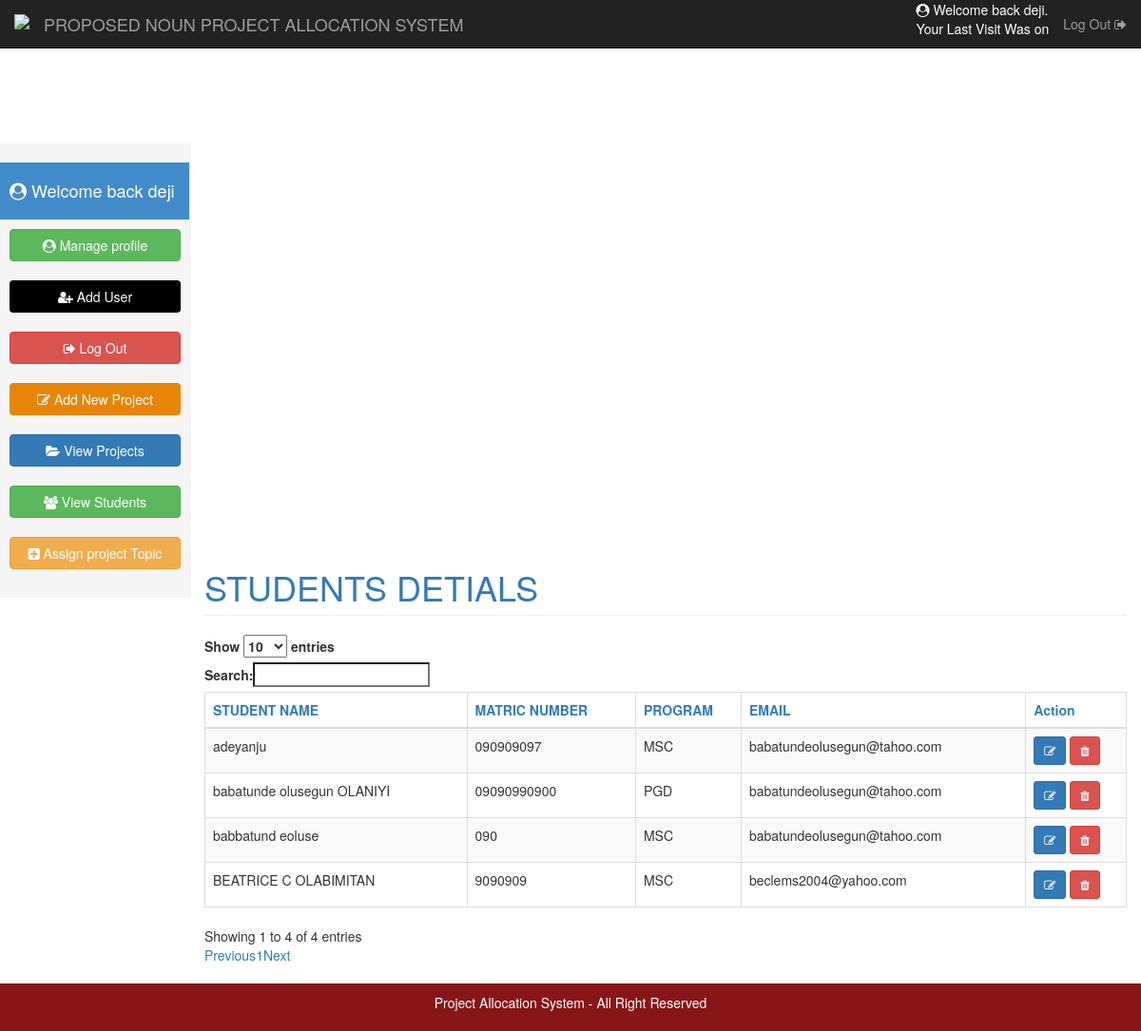
The page /?View=student (signed in) on the database its author committed.
### tables this page shows
CREATE TABLE `student` (
  `ID` int(10) NOT NULL,
  `Name` varchar(100) NOT NULL,
  `Matric_Number` varchar(100) NOT NULL,
  `Program` varchar(100) NOT NULL,
  `Date` varchar(10) NOT NULL,
  `Email` varchar(100) NOT NULL,
  `Project_Id` int(10) NOT NULL
);

### Model/Context.php (called while the page is built, shortened)
<?php
class Db_Context{
private $Host = "localhost";
    private $Db_Name = "sile";
	private $Db_User_Name = "root";
	private $Db_Password = "" ;
	private $Db_Connection;
function __construct() {
	$this->Db_Connection = $this->Connect();
	}
private function Connect(){
	$Connection = mysqli_connect($this->Host, $this->Db_User_Name, $this->Db_Password,$this->Db_Name);
	return($Connection);
	}
protected function Select($sql){
	$result = mysqli_query($this->Db_Connection,$sql);
	$rows_count = mysqli_num_rows($result);
	if($rows_count > 0){
	while($rows = mysqli_fetch_assoc($result)){ $Array_row[] = $rows; }
			return($Array_row);
	} else
	{ return false ;}
	}
}
?>

### Controller/Controller.php (called while the page is built, shortened)
<?php
include("Model/Context.php");
class Controller extends Db_Context{
	public function Get_Student(){
		$Get_Sql= "SELECT * FROM student";
		$Get_Result = $this->Select($Get_Sql);
		if($Get_Result != false){return($Get_Result);}
	}
}
?>

### Views/student.php (the view, shortened to what this page needs)
<?php
$Obj_Controller = new Controller();
include("navbar.php");
?>
    <div class="container-fluid">
      <div class="row">
        <div class="col-sm-3 col-md-2 sidebar">
          <?php include("sidebar.php"); ?>
        </div>
        <div class="col-sm-9 col-sm-offset-3 col-md-10 col-md-offset-2 main">
          <h1 class="page-header text-primary">STUDENTS DETIALS</h1>
           <div class="row">
          <div class="col-md-12">
          <div class="table-responsive">
          <table id="example" class="table table-bordered table-striped table-hover table-bordered" style="width:100%">
           <thead>
            <tr class="text-primary" style="text-align: center;">
             	<th>STUDENT NAME </th>
             	<th>MATRIC NUMBER </th>
             	<th> PROGRAM </th>
             	<th>EMAIL </th>
             		<th> Action </th>
               </tr>
             </thead>
              	<tbody>
               	<?php
				   $Rows =  $Obj_Controller->Get_Student();
				   foreach($Rows as $key=>$value){
					   ?>
				<tr>
				 <td> <?php echo   $Rows[$key]["Name"];?> </td>
              	  <td> <?php echo   $Rows[$key]["Matric_Number"];?> </td>
             	    <td> <?php echo   $Rows[$key]["Program"];?> </td>
              	    <td> <?php echo   $Rows[$key]["Email"];?> </td>
<td> <button class="btn btn-primary btn-sm"><i class="fa fa-pencil-square-o"></i> </button> <button class="btn btn-sm btn-danger"><i class="fa fa-trash"></i> </button></td>
               	 </tr>
                 <?php
            }
				  ?>
           </tbody>
            </table>
          </div>
          </div>
        </div>
      </div>
    </div>
<div class="row">
<?php include("footer.php");
	?>

### Css/style.css (style rules this page uses)
@media (min-width: 768px) { .sidebar { position: fixed; top: 51px; bottom: 0; left: 0; z-index: 1000; display: block; padding: 20px; overflow-x: hidden; overflow-y: auto; background-color: #f5f5f5; border-right: 1px solid #eee; } }
.main { padding: 20px; }
@media (min-width: 768px) { .main { padding-right: 40px; padding-left: 40px; } }
.main .page-header { margin-top: 0; }

### rows shown on the page
student: Name "babbatund eoluse", Matric_Number "090", Program "MSC", Email "babatundeolusegun@tahoo.com"
student: Name "babatunde olusegun OLANIYI", Matric_Number "09090990900", Program "PGD", Email "babatundeolusegun@tahoo.com"
student: Name "adeyanju", Matric_Number "090909097", Program "MSC", Email "babatundeolusegun@tahoo.com"
student: Name "BEATRICE C OLABIMITAN", Matric_Number "9090909", Program "MSC", Email "beclems2004@yahoo.com"

### other values the page prints
$_SESSION["Name"] "deji"
